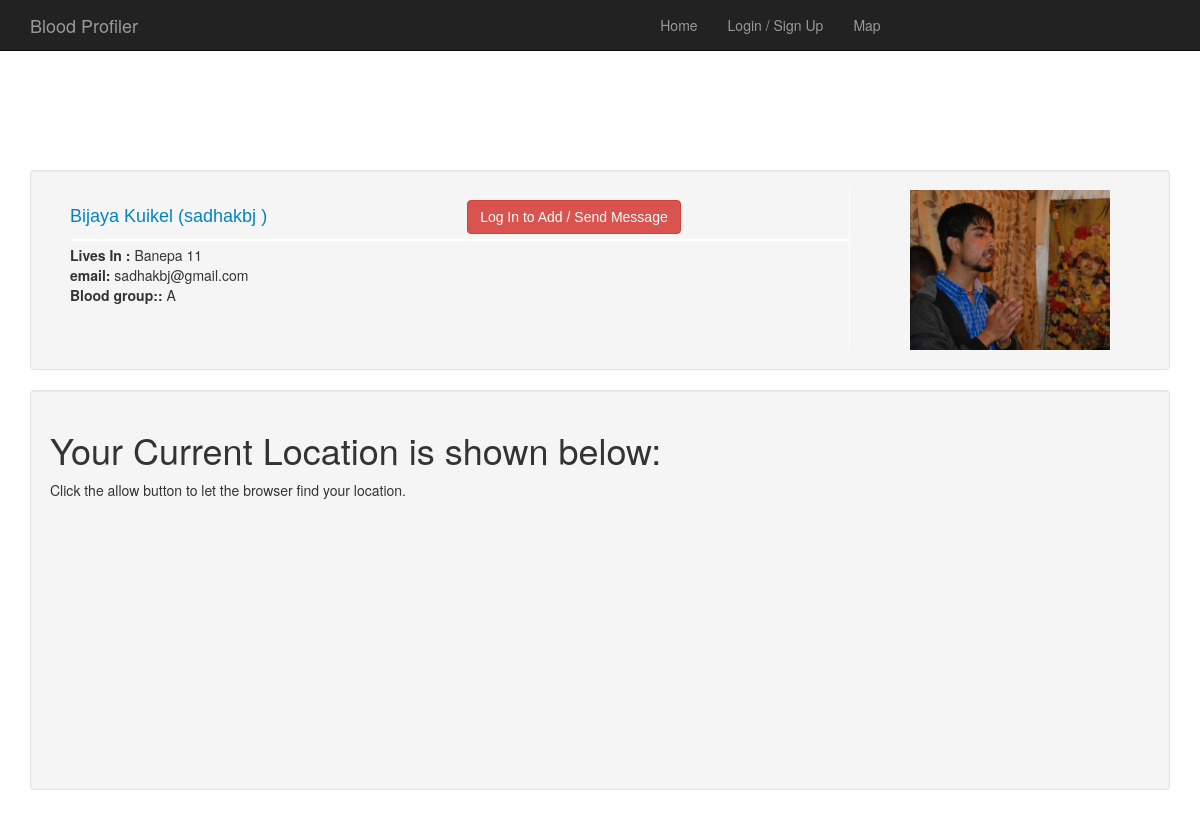
/profile.php?u=sadhakbj, run on the app's committed database.
### tables this page shows
CREATE TABLE IF NOT EXISTS `users` (
  `id` int(11) NOT NULL AUTO_INCREMENT,
  `uname` varchar(50) NOT NULL,
  `password` varchar(100) NOT NULL,
  `fname` varchar(50) NOT NULL,
  `lname` varchar(50) NOT NULL,
  `email` varchar(50) NOT NULL,
  `address` varchar(60) NOT NULL,
  `group` varchar(4) NOT NULL,
  `img` varchar(100) NOT NULL,
  PRIMARY KEY (`id`)
);

### profile.php (the view, shortened to what this page needs)
<?php
require_once("connect.php");
if($_SESSION){
require_once("header.php");
}
else {
require_once("header1.php");
}
?>
<?php
	if(isset($_GET['u'])) {
		$user_sent = $_GET['u'];
	}
	else {
		die("Not proper username provided");
	}
?>
		<div class="well" style="min-height: 200px;">
		<div class="left">
			<?php
			$get_info = mysql_query("select * from blood_profile.users WHERE uname = '$user_sent'" );
			$row = mysql_fetch_assoc($get_info);
			$firstn = $row['fname'];
			$lastn = $row['lname'];
			$un = $row['uname'];
			$email = $row['email'];
			$add = $row['address'];
			$bld = $row['group'];
			$profilepic = $row['img'];
			echo "<h4>";
			echo $firstn;
			echo $lastn;
			echo " (".$un." )";
			if($_SESSION){
				if($user_logged_in != $user_sent)
				{
						$checkIfalready = mysql_query("select * from circles where user1 ='$user_logged_in' and user2 ='$user_sent'");
						if(mysql_fetch_assoc($checkIfalready)) {
							?>
							<button class='btn btn-primary' name='rem_circles' style='margin-left: 20px;' title="<?php  echo $user_sent ?> is in Your Circles"> In Your Circles </button>
							<a href="#msg" class="btn btn-primary btn-info"  style="width: 300px;" data-toggle="modal"> Send Message </a>
   <div class="modal fade" id="msg" aria-hidden="true">
				<div class="modal-dialog">
				<div class="modal-content">
				<div class="modal-header">
				<h3> Send Message to <?php  echo $user_sent;  ?> </h3>
				</div>
	</head>
	<script src="tinymce/tinymce.min.js"></script>
		<script>
				tinymce.init({selector:'textarea'});
		</script>
		   <div class="modal-body">
		   <form action="#" method="post" id="modal-form" accept-charset="UTF-8">
		    <textarea
		    rows="7"
		    cols="10"
		    name="msg_value"
		    ></textarea>   <br>
		    <button name="send_msg" class="btn  btn-lg btn-success"> Send Message </button>
			</form>
			<br>
		   </div>
		   <div class="modal-footer">
		     <button class="btn" data-dismiss="modal" aria-hidden="true">  Close </button>
		   </div> </div> </div> </div>
			<?php
									}
									else {
					?>
			<form action='#' method='POST'> <button class='btn btn-danger' name='add' style='margin-left: 400px;'> Add to Circles </button>
			Please add to send message
</form>
				<?php
			}
		}
			else {
			echo "<button class='btn btn-primary' style='margin-left: 20px;'> Manage  your page </a>";
		}
		}
			else {
				echo "<a href='singup.php' class='btn btn-danger' style='margin-left: 200px;'> Log In to Add / Send Message </a>";
			}
			echo "<br></h4>";
				?>
				<?php
			echo "<b>Lives In : </b>";
			echo $add."<br>";
			echo "<b> email: </b>";
			echo $email."<br>";
			echo "<b>Blood group::   \t</b>";
			echo $bld;
			?>
 </div>
			<img class="right" src="<?php echo $profilepic;  ?>" height="10">
</div>
   <div class="well" style="min-height: 400px;">
   				<h1> Your Current Location is shown below: </h1>
<section id="wrapper">
Click the allow button to let the browser find your location.
</section>
   </div>

### css/style.css (style rules this page uses)
body { padding-top: 50px; padding-bottom: 20px; }
.left { width: 780px; height: 160px; margin-left: 20px; padding: 0px; float: left; padding-bottom: 10px; border-right: 1px solid white; }
h4 { font-family: Arial; color: #0084c6; padding-bottom: 5px; margin-bottom: 4px; border-bottom: 2px solid white; }
.right { position: absolute; width: 200px; height: 160px; color: red; float: left; margin-left: 60px; padding: 0px; background-color: #038; margin-right: 5px solid white; }

### data on the page
users: fname "Bijaya", lname "Kuikel", uname "sadhakbj", address "Banepa 11", email "sadhakbj@gmail.com", group "A", img (picture)
